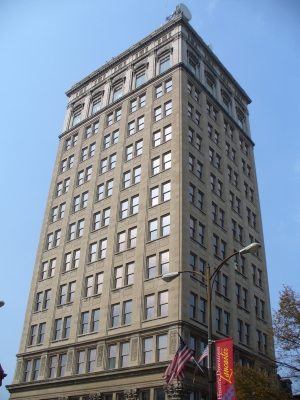
#> input picture building.jpg, 300 x 400 px
$ python convolution.py
#> lines starting #> are read from the running program, lines starting #| are printed output that depends on the picture
import scipy.signal
import numpy as np
import matplotlib.pyplot as plt
from scipy import ndimage


im = plt.imread('building.jpg')
#> im is the input picture: shape (400, 300, 3); mean R, G, B 127.9, 139.4, 153.1
#im =im/255.   # normalise to 0-1, it's easier to work in float space
plt.imshow(im)

#smooth kernel
kernel = np.ones((5,5))
kernel/=25.0


#find edges

kernel= np.zeros((5,5))
kernel[:,2]=np.array([-1,-1,2,0,0])

# [24 lines of commented-out code are left out]
r = scipy.signal.convolve2d(im[:,:,0], kernel, mode='same')
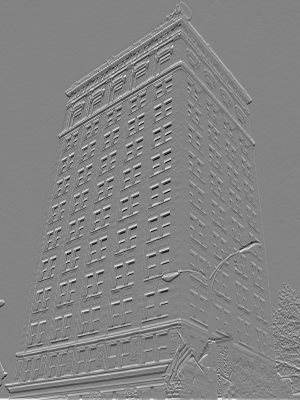
#> r: shape (400, 300) float64; min -323, max 303, mean 1.1; drawn with min black and max white
g = scipy.signal.convolve2d(im[:,:,1], kernel, mode='same')
b = scipy.signal.convolve2d(im[:,:,2], kernel, mode='same')
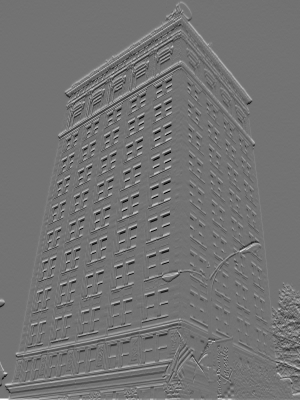
#> b: shape (400, 300) float64; min -331, max 402, mean 1.7; drawn with min black and max white

# stack the channels back into a 8-bit colour depth image and plot it
im_out = np.dstack([r, g, b])
im_out = (im_out * 255).astype(np.uint8)
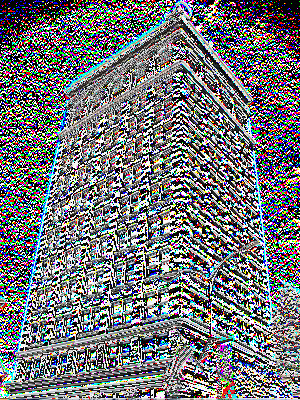
#> im_out: shape (400, 300, 3); mean R, G, B 114.3, 115.6, 118.8

plt.subplot(2,1,1)
plt.imshow(im, interpolation='nearest',aspect='auto')
plt.subplot(2,1,2)
plt.imshow(im_out, interpolation='nearest')
plt.show()
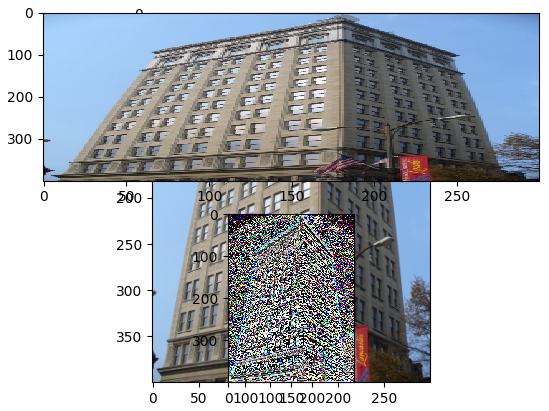
#> figure drawn by matplotlib, 3 panels

$ run again, with tiger.jpg copied over building.jpg
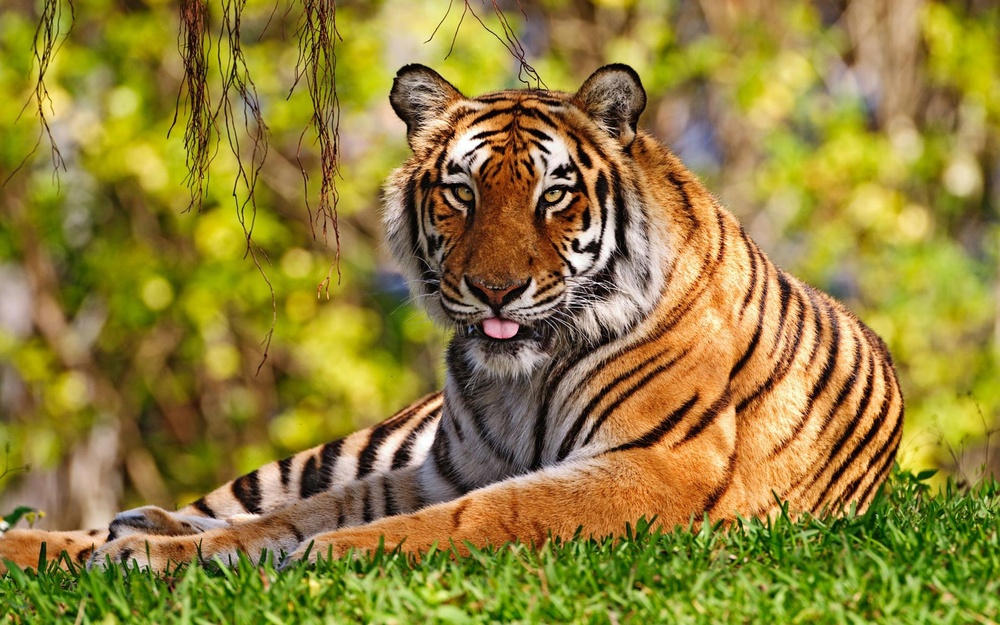
#> input picture tiger.jpg, 1000 x 625 px, shrunk from 1920 x 1200 before the run
#> im is the input picture: shape (625, 1000, 3); mean R, G, B 146, 128.7, 57.4
#> `im_out = (im_out * 255).astype(np.uint8)`:
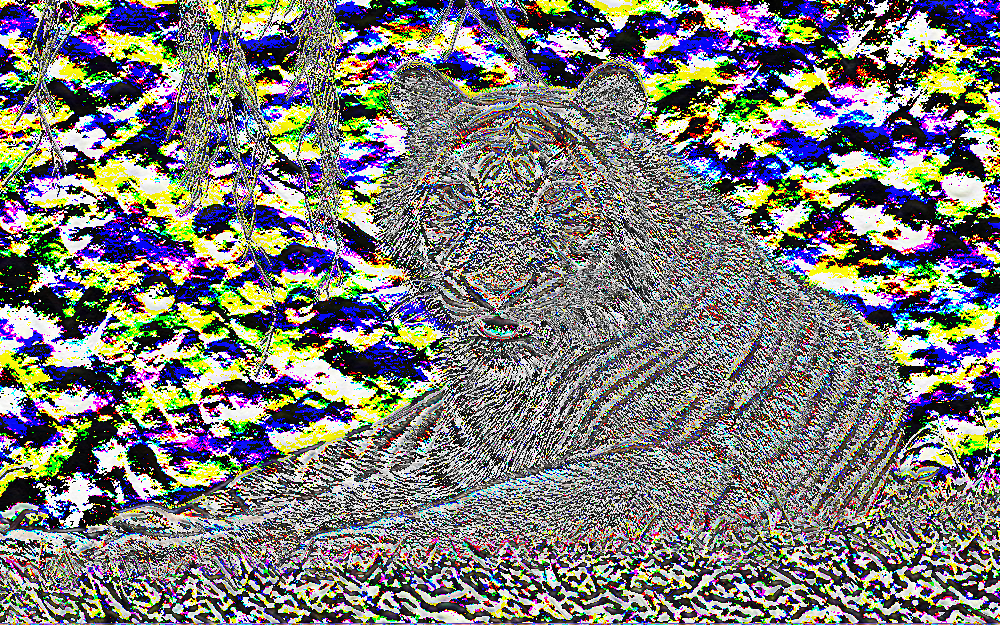
#> im_out: shape (625, 1000, 3); mean R, G, B 123.6, 122.8, 120.1
#> `plt.show()`:
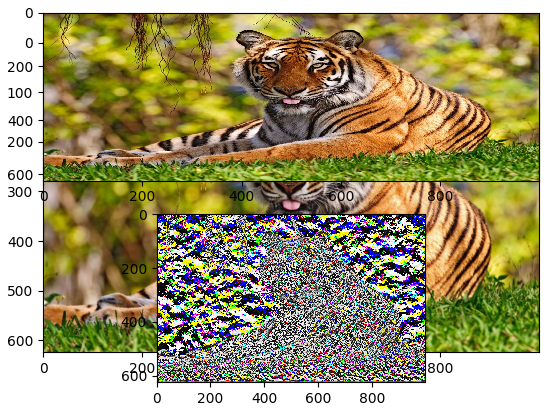
#> figure drawn by matplotlib, 3 panels
